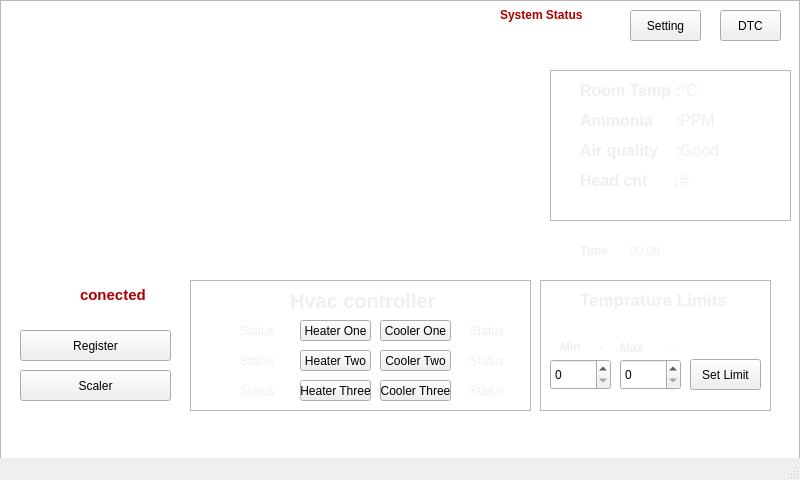
<?xml version="1.0" encoding="UTF-8"?>
<ui version="4.0">
 <class>MainWindow</class>
 <widget class="QMainWindow" name="MainWindow">
  <property name="geometry">
   <rect>
    <x>0</x>
    <y>0</y>
    <width>800</width>
    <height>480</height>
   </rect>
  </property>
  <property name="minimumSize">
   <size>
    <width>800</width>
    <height>480</height>
   </size>
  </property>
  <property name="maximumSize">
   <size>
    <width>800</width>
    <height>480</height>
   </size>
  </property>
  <property name="windowTitle">
   <string>MainWindow</string>
  </property>
  <property name="autoFillBackground">
   <bool>true</bool>
  </property>
  <property name="styleSheet">
   <string notr="true"/>
  </property>
  <property name="unifiedTitleAndToolBarOnMac">
   <bool>false</bool>
  </property>
  <widget class="QWidget" name="centralWidget">
   <widget class="QPushButton" name="setting">
    <property name="geometry">
     <rect>
      <x>630</x>
      <y>10</y>
      <width>71</width>
      <height>31</height>
     </rect>
    </property>
    <property name="text">
     <string>Setting</string>
    </property>
   </widget>
   <widget class="QPushButton" name="register_2">
    <property name="geometry">
     <rect>
      <x>20</x>
      <y>330</y>
      <width>151</width>
      <height>31</height>
     </rect>
    </property>
    <property name="text">
     <string>Register</string>
    </property>
   </widget>
   <widget class="QFrame" name="frame">
    <property name="geometry">
     <rect>
      <x>190</x>
      <y>280</y>
      <width>341</width>
      <height>131</height>
     </rect>
    </property>
    <property name="styleSheet">
     <string notr="true"/>
    </property>
    <property name="frameShape">
     <enum>QFrame::StyledPanel</enum>
    </property>
    <property name="frameShadow">
     <enum>QFrame::Raised</enum>
    </property>
    <widget class="QLabel" name="label_2">
     <property name="geometry">
      <rect>
       <x>100</x>
       <y>10</y>
       <width>191</width>
       <height>21</height>
      </rect>
     </property>
     <property name="font">
      <font>
       <pointsize>15</pointsize>
       <weight>75</weight>
       <bold>true</bold>
      </font>
     </property>
     <property name="styleSheet">
      <string notr="true">color: rgb(239, 239, 239);</string>
     </property>
     <property name="text">
      <string>Hvac controller</string>
     </property>
    </widget>
    <widget class="QPushButton" name="ht1_B">
     <property name="geometry">
      <rect>
       <x>110</x>
       <y>40</y>
       <width>71</width>
       <height>21</height>
      </rect>
     </property>
     <property name="font">
      <font>
       <pointsize>9</pointsize>
      </font>
     </property>
     <property name="text">
      <string>Heater One</string>
     </property>
    </widget>
    <widget class="QPushButton" name="ht2_B">
     <property name="geometry">
      <rect>
       <x>110</x>
       <y>70</y>
       <width>71</width>
       <height>21</height>
      </rect>
     </property>
     <property name="font">
      <font>
       <pointsize>9</pointsize>
      </font>
     </property>
     <property name="text">
      <string>Heater Two</string>
     </property>
    </widget>
    <widget class="QPushButton" name="ht3_B">
     <property name="geometry">
      <rect>
       <x>110</x>
       <y>100</y>
       <width>71</width>
       <height>21</height>
      </rect>
     </property>
     <property name="font">
      <font>
       <pointsize>9</pointsize>
      </font>
     </property>
     <property name="text">
      <string>Heater Three</string>
     </property>
    </widget>
    <widget class="QPushButton" name="co1_B">
     <property name="geometry">
      <rect>
       <x>190</x>
       <y>40</y>
       <width>71</width>
       <height>21</height>
      </rect>
     </property>
     <property name="font">
      <font>
       <pointsize>9</pointsize>
      </font>
     </property>
     <property name="text">
      <string>Cooler One</string>
     </property>
    </widget>
    <widget class="QPushButton" name="co2_B">
     <property name="geometry">
      <rect>
       <x>190</x>
       <y>70</y>
       <width>71</width>
       <height>21</height>
      </rect>
     </property>
     <property name="font">
      <font>
       <pointsize>9</pointsize>
      </font>
     </property>
     <property name="text">
      <string>Cooler Two</string>
     </property>
    </widget>
    <widget class="QPushButton" name="co3_B">
     <property name="geometry">
      <rect>
       <x>190</x>
       <y>100</y>
       <width>71</width>
       <height>21</height>
      </rect>
     </property>
     <property name="font">
      <font>
       <pointsize>9</pointsize>
      </font>
     </property>
     <property name="text">
      <string>Cooler Three</string>
     </property>
    </widget>
    <widget class="QLabel" name="heater_1_sts">
     <property name="geometry">
      <rect>
       <x>50</x>
       <y>40</y>
       <width>68</width>
       <height>22</height>
      </rect>
     </property>
     <property name="styleSheet">
      <string notr="true">color: rgb(239, 239, 239);</string>
     </property>
     <property name="text">
      <string>Status</string>
     </property>
    </widget>
    <widget class="QLabel" name="heater_2_sts">
     <property name="geometry">
      <rect>
       <x>50</x>
       <y>70</y>
       <width>68</width>
       <height>22</height>
      </rect>
     </property>
     <property name="styleSheet">
      <string notr="true">color: rgb(239, 239, 239);</string>
     </property>
     <property name="text">
      <string>Status</string>
     </property>
    </widget>
    <widget class="QLabel" name="heater_3_sts">
     <property name="geometry">
      <rect>
       <x>50</x>
       <y>100</y>
       <width>68</width>
       <height>22</height>
      </rect>
     </property>
     <property name="styleSheet">
      <string notr="true">color: rgb(239, 239, 239);</string>
     </property>
     <property name="text">
      <string>Status</string>
     </property>
    </widget>
    <widget class="QLabel" name="cooler_1_sts">
     <property name="geometry">
      <rect>
       <x>280</x>
       <y>40</y>
       <width>51</width>
       <height>22</height>
      </rect>
     </property>
     <property name="styleSheet">
      <string notr="true">color: rgb(239, 239, 239);</string>
     </property>
     <property name="text">
      <string>Status</string>
     </property>
    </widget>
    <widget class="QLabel" name="cooler_2_sts">
     <property name="geometry">
      <rect>
       <x>280</x>
       <y>70</y>
       <width>51</width>
       <height>22</height>
      </rect>
     </property>
     <property name="styleSheet">
      <string notr="true">color: rgb(239, 239, 239);</string>
     </property>
     <property name="text">
      <string>Status</string>
     </property>
    </widget>
    <widget class="QLabel" name="cooler_3_sts">
     <property name="geometry">
      <rect>
       <x>280</x>
       <y>100</y>
       <width>51</width>
       <height>22</height>
      </rect>
     </property>
     <property name="styleSheet">
      <string notr="true">color: rgb(239, 239, 239);</string>
     </property>
     <property name="text">
      <string>Status</string>
     </property>
    </widget>
   </widget>
   <widget class="temp_plot" name="temp_plot" native="true">
    <property name="geometry">
     <rect>
      <x>10</x>
      <y>50</y>
      <width>531</width>
      <height>211</height>
     </rect>
    </property>
    <property name="styleSheet">
     <string notr="true">border-color: rgb(34, 40, 93);</string>
    </property>
   </widget>
   <widget class="QFrame" name="frame_2">
    <property name="geometry">
     <rect>
      <x>540</x>
      <y>280</y>
      <width>231</width>
      <height>131</height>
     </rect>
    </property>
    <property name="styleSheet">
     <string notr="true"/>
    </property>
    <property name="frameShape">
     <enum>QFrame::StyledPanel</enum>
    </property>
    <property name="frameShadow">
     <enum>QFrame::Raised</enum>
    </property>
    <widget class="QLabel" name="label_4">
     <property name="geometry">
      <rect>
       <x>40</x>
       <y>10</y>
       <width>151</width>
       <height>20</height>
      </rect>
     </property>
     <property name="font">
      <font>
       <pointsize>13</pointsize>
       <weight>75</weight>
       <bold>true</bold>
      </font>
     </property>
     <property name="styleSheet">
      <string notr="true">color: rgb(239, 239, 239);</string>
     </property>
     <property name="text">
      <string>Temprature Limits</string>
     </property>
    </widget>
    <widget class="QSpinBox" name="Min_Box">
     <property name="geometry">
      <rect>
       <x>10</x>
       <y>79</y>
       <width>61</width>
       <height>31</height>
      </rect>
     </property>
    </widget>
    <widget class="QSpinBox" name="Max_Box">
     <property name="geometry">
      <rect>
       <x>80</x>
       <y>79</y>
       <width>61</width>
       <height>31</height>
      </rect>
     </property>
    </widget>
    <widget class="QLabel" name="label_7">
     <property name="geometry">
      <rect>
       <x>20</x>
       <y>59</y>
       <width>55</width>
       <height>16</height>
      </rect>
     </property>
     <property name="font">
      <font>
       <weight>75</weight>
       <bold>true</bold>
      </font>
     </property>
     <property name="styleSheet">
      <string notr="true">color: rgb(239, 239, 239);</string>
     </property>
     <property name="text">
      <string>Min</string>
     </property>
    </widget>
    <widget class="QLabel" name="label_8">
     <property name="geometry">
      <rect>
       <x>80</x>
       <y>60</y>
       <width>55</width>
       <height>16</height>
      </rect>
     </property>
     <property name="font">
      <font>
       <weight>75</weight>
       <bold>true</bold>
      </font>
     </property>
     <property name="styleSheet">
      <string notr="true">color: rgb(239, 239, 239);</string>
     </property>
     <property name="text">
      <string>Max</string>
     </property>
    </widget>
    <widget class="QLabel" name="label_9">
     <property name="geometry">
      <rect>
       <x>60</x>
       <y>59</y>
       <width>55</width>
       <height>16</height>
      </rect>
     </property>
     <property name="font">
      <font>
       <weight>75</weight>
       <bold>true</bold>
      </font>
     </property>
     <property name="styleSheet">
      <string notr="true">color: rgb(239, 239, 239);</string>
     </property>
     <property name="text">
      <string>-</string>
     </property>
    </widget>
    <widget class="QLabel" name="label_10">
     <property name="geometry">
      <rect>
       <x>130</x>
       <y>59</y>
       <width>55</width>
       <height>16</height>
      </rect>
     </property>
     <property name="font">
      <font>
       <weight>75</weight>
       <bold>true</bold>
      </font>
     </property>
     <property name="styleSheet">
      <string notr="true">color: rgb(239, 239, 239);</string>
     </property>
     <property name="text">
      <string>-</string>
     </property>
    </widget>
    <widget class="QPushButton" name="Set_Limit">
     <property name="geometry">
      <rect>
       <x>150</x>
       <y>79</y>
       <width>71</width>
       <height>31</height>
      </rect>
     </property>
     <property name="text">
      <string>Set Limit</string>
     </property>
    </widget>
   </widget>
   <widget class="QPushButton" name="DTC">
    <property name="geometry">
     <rect>
      <x>720</x>
      <y>10</y>
      <width>61</width>
      <height>31</height>
     </rect>
    </property>
    <property name="text">
     <string>DTC</string>
    </property>
   </widget>
   <widget class="QLabel" name="message">
    <property name="geometry">
     <rect>
      <x>80</x>
      <y>280</y>
      <width>101</width>
      <height>31</height>
     </rect>
    </property>
    <property name="font">
     <font>
      <pointsize>11</pointsize>
      <weight>75</weight>
      <bold>true</bold>
     </font>
    </property>
    <property name="autoFillBackground">
     <bool>false</bool>
    </property>
    <property name="styleSheet">
     <string notr="true"/>
    </property>
    <property name="text">
     <string>&lt;html&gt;&lt;head/&gt;&lt;body&gt;&lt;p&gt;&lt;span style=&quot; color:#aa0000;&quot;&gt;conected&lt;/span&gt;&lt;/p&gt;&lt;/body&gt;&lt;/html&gt;</string>
    </property>
   </widget>
   <widget class="QFrame" name="frame_3">
    <property name="geometry">
     <rect>
      <x>550</x>
      <y>70</y>
      <width>241</width>
      <height>151</height>
     </rect>
    </property>
    <property name="styleSheet">
     <string notr="true"/>
    </property>
    <property name="frameShape">
     <enum>QFrame::StyledPanel</enum>
    </property>
    <property name="frameShadow">
     <enum>QFrame::Raised</enum>
    </property>
    <widget class="QLabel" name="label_3">
     <property name="geometry">
      <rect>
       <x>30</x>
       <y>10</y>
       <width>131</width>
       <height>21</height>
      </rect>
     </property>
     <property name="font">
      <font>
       <pointsize>12</pointsize>
       <weight>75</weight>
       <bold>true</bold>
      </font>
     </property>
     <property name="styleSheet">
      <string notr="true">color: rgb(239, 239, 239);</string>
     </property>
     <property name="text">
      <string>Room Temp :</string>
     </property>
    </widget>
    <widget class="QLabel" name="label_5">
     <property name="geometry">
      <rect>
       <x>30</x>
       <y>40</y>
       <width>131</width>
       <height>21</height>
      </rect>
     </property>
     <property name="font">
      <font>
       <pointsize>12</pointsize>
       <weight>75</weight>
       <bold>true</bold>
      </font>
     </property>
     <property name="styleSheet">
      <string notr="true">color: rgb(239, 239, 239);</string>
     </property>
     <property name="text">
      <string>Ammonia     :</string>
     </property>
    </widget>
    <widget class="QLabel" name="label_6">
     <property name="geometry">
      <rect>
       <x>30</x>
       <y>70</y>
       <width>101</width>
       <height>21</height>
      </rect>
     </property>
     <property name="font">
      <font>
       <pointsize>12</pointsize>
       <weight>75</weight>
       <bold>true</bold>
      </font>
     </property>
     <property name="styleSheet">
      <string notr="true">color: rgb(239, 239, 239);</string>
     </property>
     <property name="text">
      <string>Air quality    :</string>
     </property>
    </widget>
    <widget class="QLabel" name="Temp">
     <property name="geometry">
      <rect>
       <x>130</x>
       <y>10</y>
       <width>91</width>
       <height>21</height>
      </rect>
     </property>
     <property name="font">
      <font>
       <pointsize>12</pointsize>
      </font>
     </property>
     <property name="styleSheet">
      <string notr="true">color: rgb(239, 239, 239);</string>
     </property>
     <property name="text">
      <string>°C</string>
     </property>
    </widget>
    <widget class="QLabel" name="Ammonia">
     <property name="geometry">
      <rect>
       <x>130</x>
       <y>40</y>
       <width>91</width>
       <height>21</height>
      </rect>
     </property>
     <property name="font">
      <font>
       <pointsize>12</pointsize>
      </font>
     </property>
     <property name="styleSheet">
      <string notr="true">color: rgb(239, 239, 239);</string>
     </property>
     <property name="text">
      <string>PPM</string>
     </property>
    </widget>
    <widget class="QLabel" name="Air">
     <property name="geometry">
      <rect>
       <x>130</x>
       <y>70</y>
       <width>91</width>
       <height>21</height>
      </rect>
     </property>
     <property name="font">
      <font>
       <pointsize>12</pointsize>
      </font>
     </property>
     <property name="styleSheet">
      <string notr="true">color: rgb(239, 239, 239);</string>
     </property>
     <property name="text">
      <string>Good</string>
     </property>
    </widget>
    <widget class="QLabel" name="lable_head">
     <property name="geometry">
      <rect>
       <x>30</x>
       <y>100</y>
       <width>101</width>
       <height>21</height>
      </rect>
     </property>
     <property name="font">
      <font>
       <pointsize>12</pointsize>
       <weight>75</weight>
       <bold>true</bold>
      </font>
     </property>
     <property name="styleSheet">
      <string notr="true">color: rgb(239, 239, 239);</string>
     </property>
     <property name="text">
      <string>Head cnt      :</string>
     </property>
    </widget>
    <widget class="QLabel" name="Head_count">
     <property name="geometry">
      <rect>
       <x>130</x>
       <y>100</y>
       <width>91</width>
       <height>21</height>
      </rect>
     </property>
     <property name="font">
      <font>
       <pointsize>12</pointsize>
      </font>
     </property>
     <property name="styleSheet">
      <string notr="true">color: rgb(239, 239, 239);</string>
     </property>
     <property name="text">
      <string>#</string>
     </property>
    </widget>
    <widget class="QLabel" name="Head_count_2">
     <property name="geometry">
      <rect>
       <x>10</x>
       <y>10</y>
       <width>21</width>
       <height>21</height>
      </rect>
     </property>
     <property name="font">
      <font>
       <pointsize>12</pointsize>
      </font>
     </property>
     <property name="text">
      <string/>
     </property>
     <property name="pixmap">
      <pixmap>../../temp.png</pixmap>
     </property>
     <property name="scaledContents">
      <bool>true</bool>
     </property>
    </widget>
    <widget class="QLabel" name="Head_count_3">
     <property name="geometry">
      <rect>
       <x>10</x>
       <y>40</y>
       <width>21</width>
       <height>21</height>
      </rect>
     </property>
     <property name="font">
      <font>
       <pointsize>12</pointsize>
      </font>
     </property>
     <property name="text">
      <string/>
     </property>
     <property name="pixmap">
      <pixmap>../../ammonia.png</pixmap>
     </property>
     <property name="scaledContents">
      <bool>true</bool>
     </property>
    </widget>
    <widget class="QLabel" name="Head_count_4">
     <property name="geometry">
      <rect>
       <x>10</x>
       <y>70</y>
       <width>21</width>
       <height>21</height>
      </rect>
     </property>
     <property name="font">
      <font>
       <pointsize>12</pointsize>
      </font>
     </property>
     <property name="text">
      <string/>
     </property>
     <property name="pixmap">
      <pixmap>../../air.jpeg</pixmap>
     </property>
     <property name="scaledContents">
      <bool>true</bool>
     </property>
    </widget>
    <widget class="QLabel" name="Head_count_5">
     <property name="geometry">
      <rect>
       <x>10</x>
       <y>100</y>
       <width>21</width>
       <height>31</height>
      </rect>
     </property>
     <property name="font">
      <font>
       <pointsize>12</pointsize>
      </font>
     </property>
     <property name="text">
      <string/>
     </property>
     <property name="pixmap">
      <pixmap>../../hen.jpeg</pixmap>
     </property>
     <property name="scaledContents">
      <bool>true</bool>
     </property>
    </widget>
   </widget>
   <widget class="QLabel" name="label_12">
    <property name="geometry">
     <rect>
      <x>580</x>
      <y>240</y>
      <width>68</width>
      <height>22</height>
     </rect>
    </property>
    <property name="font">
     <font>
      <weight>75</weight>
      <bold>true</bold>
     </font>
    </property>
    <property name="styleSheet">
     <string notr="true">color: rgb(239, 239, 239);</string>
    </property>
    <property name="text">
     <string>Time</string>
    </property>
   </widget>
   <widget class="QLabel" name="Time_L">
    <property name="geometry">
     <rect>
      <x>630</x>
      <y>240</y>
      <width>68</width>
      <height>22</height>
     </rect>
    </property>
    <property name="styleSheet">
     <string notr="true">color: rgb(239, 239, 239);</string>
    </property>
    <property name="text">
     <string>00:00</string>
    </property>
   </widget>
   <widget class="QLabel" name="message_2">
    <property name="geometry">
     <rect>
      <x>500</x>
      <y>0</y>
      <width>121</width>
      <height>31</height>
     </rect>
    </property>
    <property name="font">
     <font>
      <weight>75</weight>
      <bold>true</bold>
     </font>
    </property>
    <property name="autoFillBackground">
     <bool>false</bool>
    </property>
    <property name="styleSheet">
     <string notr="true">color: rgb(239, 239, 239);</string>
    </property>
    <property name="text">
     <string>&lt;html&gt;&lt;head/&gt;&lt;body&gt;&lt;p&gt;&lt;span style=&quot; color:#aa0000;&quot;&gt;System Status&lt;/span&gt;&lt;/p&gt;&lt;/body&gt;&lt;/html&gt;</string>
    </property>
   </widget>
   <widget class="QLabel" name="message_3">
    <property name="geometry">
     <rect>
      <x>20</x>
      <y>270</y>
      <width>41</width>
      <height>31</height>
     </rect>
    </property>
    <property name="font">
     <font>
      <weight>75</weight>
      <bold>true</bold>
     </font>
    </property>
    <property name="autoFillBackground">
     <bool>false</bool>
    </property>
    <property name="text">
     <string/>
    </property>
    <property name="pixmap">
     <pixmap>../../trial/GUI Pic/internet.png</pixmap>
    </property>
    <property name="scaledContents">
     <bool>true</bool>
    </property>
   </widget>
   <widget class="QPushButton" name="Scaler">
    <property name="geometry">
     <rect>
      <x>20</x>
      <y>370</y>
      <width>151</width>
      <height>31</height>
     </rect>
    </property>
    <property name="text">
     <string>Scaler</string>
    </property>
   </widget>
   <widget class="QGraphicsView" name="graphicsView">
    <property name="geometry">
     <rect>
      <x>0</x>
      <y>0</y>
      <width>800</width>
      <height>480</height>
     </rect>
    </property>
    <property name="autoFillBackground">
     <bool>true</bool>
    </property>
    <property name="styleSheet">
     <string notr="true">Background: url(Back.jpeg)</string>
    </property>
   </widget>
   <zorder>graphicsView</zorder>
   <zorder>setting</zorder>
   <zorder>register_2</zorder>
   <zorder>frame</zorder>
   <zorder>frame_2</zorder>
   <zorder>DTC</zorder>
   <zorder>message</zorder>
   <zorder>label_12</zorder>
   <zorder>Time_L</zorder>
   <zorder>message_2</zorder>
   <zorder>message_3</zorder>
   <zorder>Scaler</zorder>
   <zorder>temp_plot</zorder>
   <zorder>frame_3</zorder>
  </widget>
  <widget class="QStatusBar" name="statusBar"/>
 </widget>
 <layoutdefault spacing="6" margin="11"/>
 <customwidgets>
  <customwidget>
   <class>temp_plot</class>
   <extends>QWidget</extends>
   <header location="global">temp_plot.h</header>
   <container>1</container>
  </customwidget>
 </customwidgets>
 <resources/>
 <connections/>
</ui>
